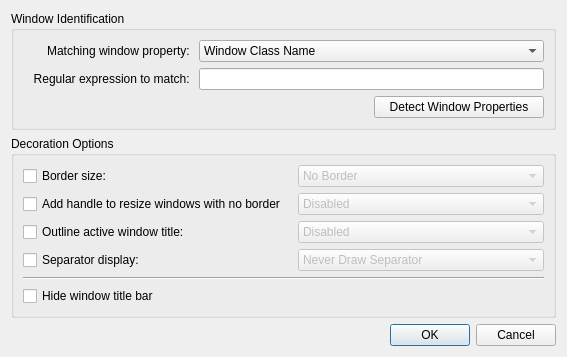
<?xml version="1.0" encoding="UTF-8"?>
<ui version="4.0">
 <class>CarbonExceptionDialog</class>
 <widget class="QDialog" name="CarbonExceptionDialog">
  <property name="geometry">
   <rect>
    <x>0</x>
    <y>0</y>
    <width>514</width>
    <height>347</height>
   </rect>
  </property>
  <property name="windowTitle">
   <string>Dialog</string>
  </property>
  <layout class="QVBoxLayout" name="verticalLayout">
   <item>
    <widget class="QGroupBox" name="groupBox">
     <property name="title">
      <string>Window Identification</string>
     </property>
     <layout class="QGridLayout" name="gridLayout_2">
      <item row="0" column="0">
       <widget class="QLabel" name="label">
        <property name="text">
         <string>Matching window property: </string>
        </property>
        <property name="alignment">
         <set>Qt::AlignRight|Qt::AlignTrailing|Qt::AlignVCenter</set>
        </property>
        <property name="buddy">
         <cstring>exceptionType</cstring>
        </property>
       </widget>
      </item>
      <item row="1" column="0">
       <widget class="QLabel" name="label_2">
        <property name="text">
         <string>Regular expression to match: </string>
        </property>
        <property name="alignment">
         <set>Qt::AlignRight|Qt::AlignTrailing|Qt::AlignVCenter</set>
        </property>
        <property name="buddy">
         <cstring>exceptionEditor</cstring>
        </property>
       </widget>
      </item>
      <item row="2" column="2">
       <widget class="QPushButton" name="detectDialogButton">
        <property name="text">
         <string>Detect Window Properties</string>
        </property>
       </widget>
      </item>
      <item row="1" column="1" colspan="2">
       <widget class="KLineEdit" name="exceptionEditor">
        <property name="showClearButton" stdset="0">
         <bool>true</bool>
        </property>
       </widget>
      </item>
      <item row="0" column="1" colspan="2">
       <widget class="KComboBox" name="exceptionType">
        <item>
         <property name="text">
          <string>Window Class Name</string>
         </property>
        </item>
        <item>
         <property name="text">
          <string>Window Title</string>
         </property>
        </item>
       </widget>
      </item>
     </layout>
    </widget>
   </item>
   <item>
    <widget class="QGroupBox" name="groupBox_2">
     <property name="title">
      <string>Decoration Options</string>
     </property>
     <layout class="QGridLayout" name="gridLayout_3">
      <item row="3" column="2">
       <widget class="KComboBox" name="titleOutlineComboBox">
        <property name="enabled">
         <bool>false</bool>
        </property>
        <item>
         <property name="text">
          <string comment="outline window title">Disabled</string>
         </property>
        </item>
        <item>
         <property name="text">
          <string comment="outline window title">Enabled</string>
         </property>
        </item>
       </widget>
      </item>
      <item row="4" column="2">
       <widget class="KComboBox" name="separatorComboBox">
        <property name="enabled">
         <bool>false</bool>
        </property>
        <item>
         <property name="text">
          <string>Never Draw Separator</string>
         </property>
        </item>
        <item>
         <property name="text">
          <string>Draw Separator When Window is Active</string>
         </property>
        </item>
        <item>
         <property name="text">
          <string>Always Draw Separator</string>
         </property>
        </item>
       </widget>
      </item>
      <item row="0" column="0">
       <widget class="QCheckBox" name="frameBorderCheckBox">
        <property name="text">
         <string>Border size:</string>
        </property>
       </widget>
      </item>
      <item row="2" column="0">
       <widget class="QCheckBox" name="sizeGripCheckBox">
        <property name="text">
         <string>Add handle to resize windows with no border</string>
        </property>
       </widget>
      </item>
      <item row="3" column="0">
       <widget class="QCheckBox" name="titleOutlineCheckBox">
        <property name="text">
         <string>Outline active window title:</string>
        </property>
       </widget>
      </item>
      <item row="4" column="0">
       <widget class="QCheckBox" name="separatorCheckBox">
        <property name="text">
         <string>Separator display:</string>
        </property>
       </widget>
      </item>
      <item row="6" column="0" colspan="3">
       <widget class="QCheckBox" name="hideTitleBar">
        <property name="text">
         <string>Hide window title bar</string>
        </property>
       </widget>
      </item>
      <item row="5" column="0" colspan="3">
       <widget class="QFrame" name="frame">
        <property name="frameShape">
         <enum>QFrame::HLine</enum>
        </property>
        <property name="frameShadow">
         <enum>QFrame::Sunken</enum>
        </property>
       </widget>
      </item>
      <item row="0" column="2">
       <widget class="KComboBox" name="frameBorderComboBox">
        <property name="enabled">
         <bool>false</bool>
        </property>
        <item>
         <property name="text">
          <string comment="@item:inlistbox Border size:">No Border</string>
         </property>
        </item>
        <item>
         <property name="text">
          <string comment="@item:inlistbox Border size:">No Side Borders</string>
         </property>
        </item>
        <item>
         <property name="text">
          <string comment="@item:inlistbox Border size:">Tiny</string>
         </property>
        </item>
        <item>
         <property name="text">
          <string comment="@item:inlistbox Border size:">Normal</string>
         </property>
        </item>
        <item>
         <property name="text">
          <string comment="@item:inlistbox Border size:">Large</string>
         </property>
        </item>
        <item>
         <property name="text">
          <string comment="@item:inlistbox Border size:">Very Large</string>
         </property>
        </item>
        <item>
         <property name="text">
          <string comment="@item:inlistbox Border size:">Huge</string>
         </property>
        </item>
        <item>
         <property name="text">
          <string comment="@item:inlistbox Border size:">Very Huge</string>
         </property>
        </item>
        <item>
         <property name="text">
          <string comment="@item:inlistbox Border size:">Oversized</string>
         </property>
        </item>
       </widget>
      </item>
      <item row="2" column="2">
       <widget class="KComboBox" name="sizeGripComboBox">
        <property name="enabled">
         <bool>false</bool>
        </property>
        <item>
         <property name="text">
          <string comment="Add handle to resize windows with no border">Disabled</string>
         </property>
        </item>
        <item>
         <property name="text">
          <string comment="Add handle to resize windows with no border">Enabled</string>
         </property>
        </item>
       </widget>
      </item>
     </layout>
    </widget>
   </item>
   <item>
    <widget class="QDialogButtonBox" name="buttonBox">
     <property name="orientation">
      <enum>Qt::Horizontal</enum>
     </property>
     <property name="standardButtons">
      <set>QDialogButtonBox::Cancel|QDialogButtonBox::Ok</set>
     </property>
    </widget>
   </item>
  </layout>
 </widget>
 <customwidgets>
  <customwidget>
   <class>KComboBox</class>
   <extends>QComboBox</extends>
   <header>kcombobox.h</header>
  </customwidget>
  <customwidget>
   <class>KLineEdit</class>
   <extends>QLineEdit</extends>
   <header>klineedit.h</header>
  </customwidget>
 </customwidgets>
 <resources/>
 <connections>
  <connection>
   <sender>buttonBox</sender>
   <signal>accepted()</signal>
   <receiver>CarbonExceptionDialog</receiver>
   <slot>accept()</slot>
   <hints>
    <hint type="sourcelabel">
     <x>252</x>
     <y>342</y>
    </hint>
    <hint type="destinationlabel">
     <x>157</x>
     <y>274</y>
    </hint>
   </hints>
  </connection>
  <connection>
   <sender>buttonBox</sender>
   <signal>rejected()</signal>
   <receiver>CarbonExceptionDialog</receiver>
   <slot>reject()</slot>
   <hints>
    <hint type="sourcelabel">
     <x>320</x>
     <y>342</y>
    </hint>
    <hint type="destinationlabel">
     <x>286</x>
     <y>274</y>
    </hint>
   </hints>
  </connection>
  <connection>
   <sender>frameBorderCheckBox</sender>
   <signal>toggled(bool)</signal>
   <receiver>frameBorderComboBox</receiver>
   <slot>setEnabled(bool)</slot>
   <hints>
    <hint type="sourcelabel">
     <x>125</x>
     <y>162</y>
    </hint>
    <hint type="destinationlabel">
     <x>316</x>
     <y>163</y>
    </hint>
   </hints>
  </connection>
  <connection>
   <sender>sizeGripCheckBox</sender>
   <signal>toggled(bool)</signal>
   <receiver>sizeGripComboBox</receiver>
   <slot>setEnabled(bool)</slot>
   <hints>
    <hint type="sourcelabel">
     <x>202</x>
     <y>212</y>
    </hint>
    <hint type="destinationlabel">
     <x>319</x>
     <y>214</y>
    </hint>
   </hints>
  </connection>
  <connection>
   <sender>titleOutlineCheckBox</sender>
   <signal>toggled(bool)</signal>
   <receiver>titleOutlineComboBox</receiver>
   <slot>setEnabled(bool)</slot>
   <hints>
    <hint type="sourcelabel">
     <x>198</x>
     <y>237</y>
    </hint>
    <hint type="destinationlabel">
     <x>317</x>
     <y>241</y>
    </hint>
   </hints>
  </connection>
  <connection>
   <sender>separatorCheckBox</sender>
   <signal>toggled(bool)</signal>
   <receiver>separatorComboBox</receiver>
   <slot>setEnabled(bool)</slot>
   <hints>
    <hint type="sourcelabel">
     <x>118</x>
     <y>264</y>
    </hint>
    <hint type="destinationlabel">
     <x>298</x>
     <y>266</y>
    </hint>
   </hints>
  </connection>
 </connections>
</ui>
